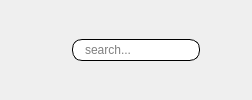
        <widget class="QWidget" name="widget" native="true">
         <layout class="QHBoxLayout" name="horizontalLayout_4">
          <property name="spacing">
           <number>0</number>
          </property>
          <property name="leftMargin">
           <number>0</number>
          </property>
          <property name="topMargin">
           <number>0</number>
          </property>
          <property name="rightMargin">
           <number>0</number>
          </property>
          <property name="bottomMargin">
           <number>0</number>
          </property>
          <item>
           <layout class="QHBoxLayout" name="horizontalLayout_3">
            <property name="spacing">
             <number>0</number>
            </property>
            <item>
             <widget class="QPushButton" name="change_btn">
              <property name="styleSheet">
               <string notr="true">#change_btn{
border:none;
background-color:rgba(0, 0, 0, 0);
}
</string>
              </property>
              <property name="text">
               <string/>
              </property>
              <property name="icon">
               <iconset resource="icons.qrc">
                <normaloff>:/icons/resources/hammenuB.png</normaloff>:/icons/resources/hammenuB.png</iconset>
              </property>
              <property name="checkable">
               <bool>true</bool>
              </property>
             </widget>
            </item>
            <item>
             <spacer name="horizontalSpacer">
              <property name="orientation">
               <enum>Qt::Horizontal</enum>
              </property>
              <property name="sizeHint" stdset="0">
               <size>
                <width>40</width>
                <height>20</height>
               </size>
              </property>
             </spacer>
            </item>
            <item>
             <widget class="QLineEdit" name="search_inout">
              <property name="minimumSize">
               <size>
                <width>0</width>
                <height>0</height>
               </size>
              </property>
              <property name="styleSheet">
               <string notr="true">#search_inout{

	border-radius:10px;
	border-style:solid;
	border-width:1px;
	padding:2px 10px;

}</string>
              </property>
              <property name="text">
               <string/>
              </property>
              <property name="placeholderText">
               <string>search...</string>
              </property>
             </widget>
            </item>
            <item>
             <widget class="QPushButton" name="search_btn">
              <property name="styleSheet">
               <string notr="true">border:none;
background-color:rgba(255, 255, 255, 0);
margin:0px 10px;</string>
              </property>
              <property name="text">
               <string/>
              </property>
              <property name="icon">
               <iconset resource="icons.qrc">
                <normaloff>:/icons/resources/search.png</normaloff>:/icons/resources/search.png</iconset>
              </property>
             </widget>
            </item>
           </layout>
          </item>
         </layout>
        </widget>
